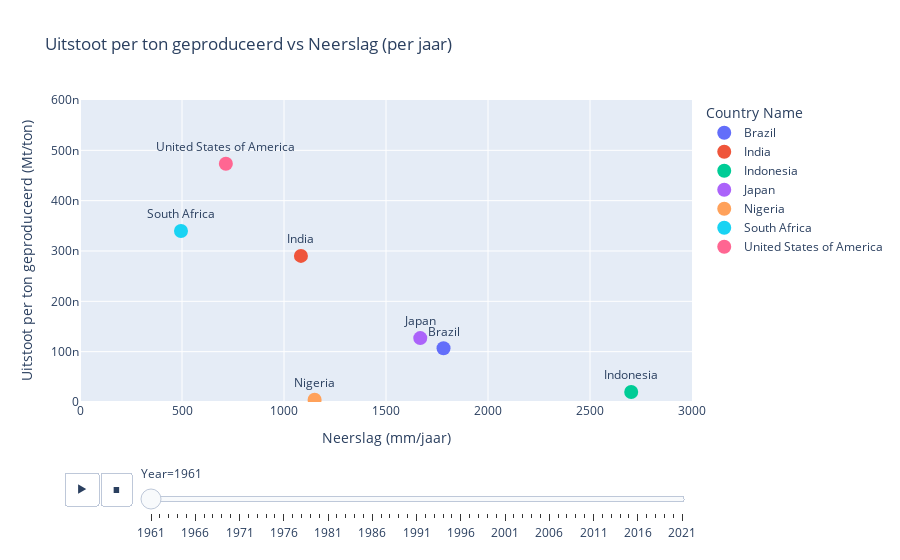

Write notebook code for a chart like this one.
### Markdown cell above
### Klimaatzones en natuurlijke omstandigheden beïnvloeden duurzaamheid
Landen verschillen sterk in klimaat. Tropische regio’s kennen bijvoorbeeld hoge temperaturen en regelmatige regenval, terwijl droge of koude gebieden kampen met beperkte groeiseizoenen en lagere landbouwopbrengsten per hectare.
In warmere, vruchtbare klimaatzones kunnen gewassen natuurlijk groeien, met weinig extra input. In koudere of drogere gebieden zijn irrigatie, verwarming, kunstmest of import van hulpbronnen nodig om dezelfde opbrengst te halen. Deze extra inputs verhogen de uitstoot per kilogram geproduceerd voedsel.
Daarom is het voedselsysteem in sommige landen per definitie minder duurzaam, simpelweg door hun ligging in een ongunstige klimaatzone.

### Code cell
import pandas as pd
import plotly.express as px

# 📁 Laad de datasets
neerslag_df = pd.read_csv("datasets/API_AG.LND.PRCP.MM_DS2_en_csv_v2_4487.csv", skiprows=4)
productie_df = pd.read_csv("datasets/Production_Crops_Livestock_filtered.csv")
emissies_crops_df = pd.read_csv("datasets/Emissions_crops_filtered.csv")
emissies_livestock_df = pd.read_csv("datasets/Emissions_livestock_filtered.csv")

# 🌧️ Verwerk neerslagdata
neerslag_long = neerslag_df.melt(
    id_vars=["Country Name", "Country Code", "Indicator Name", "Indicator Code"],
    var_name="Year",
    value_name="Precipitation_mm"
)
neerslag_long = neerslag_long[["Country Name", "Year", "Precipitation_mm"]]
neerslag_long["Year"] = pd.to_numeric(neerslag_long["Year"], errors="coerce")
neerslag_long = neerslag_long.dropna(subset=["Year", "Precipitation_mm"])
neerslag_long["Country Name"] = neerslag_long["Country Name"].replace({
    "United States": "United States of America"
})

# 🚜 Verwerk productiegegevens
productie_filtered = productie_df[productie_df["Element"] == "Production"]
productie_aggregated = productie_filtered.groupby(["Area", "Year"])["Value"].sum().reset_index()
productie_aggregated.rename(columns={"Area": "Country Name", "Value": "Production_tonnes"}, inplace=True)
productie_aggregated["Year"] = pd.to_numeric(productie_aggregated["Year"], errors="coerce")
productie_aggregated["Country Name"] = productie_aggregated["Country Name"].replace({
    "Netherlands (Kingdom of the)": "Netherlands"
})

# 🌱🐄 Combineer gewas- en veeteeltuitstoot
emissies_crops_total = emissies_crops_df.groupby(["Area", "Year"])["Value"].sum().reset_index()
emissies_livestock_total = emissies_livestock_df.groupby(["Area", "Year"])["Value"].sum().reset_index()

emissies_total = pd.merge(
    emissies_crops_total, emissies_livestock_total,
    on=["Area", "Year"], how="outer", suffixes=("_crops", "_livestock")
)
emissies_total["Emissions_total"] = (
    emissies_total["Value_crops"].fillna(0) + emissies_total["Value_livestock"].fillna(0)
)
emissies_total = emissies_total[["Area", "Year", "Emissions_total"]]
emissies_total.rename(columns={"Area": "Country Name"}, inplace=True)
emissies_total["Year"] = pd.to_numeric(emissies_total["Year"], errors="coerce")

# 🔁 Merge alles samen op land + jaar
emissie_productie_df = pd.merge(emissies_total, productie_aggregated, on=["Country Name", "Year"])
emissie_productie_df = pd.merge(emissie_productie_df, neerslag_long, on=["Country Name", "Year"])

# 🔎 Filter op de 7 landen
landen_selectie = [
    "Nigeria", "South Africa", "India", "Japan",
    "United States of America", "Brazil", "Indonesia"
]
emissie_productie_df = emissie_productie_df[emissie_productie_df["Country Name"].isin(landen_selectie)]

# ➗ Bereken uitstoot per ton
emissie_productie_df["Emissions_per_ton"] = (
    emissie_productie_df["Emissions_total"] / emissie_productie_df["Production_tonnes"]
)

# 📈 Maak scatterplot
fig = px.scatter(
    emissie_productie_df,
    x="Precipitation_mm",
    y="Emissions_per_ton",
    animation_frame="Year",
    color="Country Name",
    text="Country Name",
    hover_name="Country Name",
    title="Uitstoot per ton geproduceerd vs Neerslag (per jaar)",
    labels={
        "Precipitation_mm": "Neerslag (mm/jaar)",
        "Emissions_per_ton": "Uitstoot per ton geproduceerd (Mt/ton)"
    }
)

fig.update_traces(
    textposition='top center',
    marker=dict(size=14)
)

fig.update_layout(
    xaxis=dict(range=[0, 3000]),
    yaxis=dict(range=[0, 6e-7])
)

fig.show()

### Figure 1 — Plotly figure (JSON) as saved in the notebook; plotly's stock layout.template omitted (floating-point values rounded to 4 significant figures)
{"data": [{"hovertemplate": "<b>%{hovertext}</b><br><br>Country Name=%{text}<br>Year=1961<br>Neerslag (mm/jaar)=%{x}<br>Uitstoot per ton geproduceerd (Mt/ton)=%{y}<extra></extra>", "hovertext": ["Brazil"], "legendgroup": "Brazil", "marker": {"color": "#636efa", "size": 14, "symbol": "circle"}, "mode": "markers+text", "name": "Brazil", "orientation": "v", "showlegend": true, "text": ["Brazil"], "textposition": "top center", "type": "scatter", "x": [1782.0], "xaxis": "x", "y": [1.067e-07], "yaxis": "y"}, {"hovertemplate": "<b>%{hovertext}</b><br><br>Country Name=%{text}<br>Year=1961<br>Neerslag (mm/jaar)=%{x}<br>Uitstoot per ton geproduceerd (Mt/ton)=%{y}<extra></extra>", "hovertext": ["India"], "legendgroup": "India", "marker": {"color": "#EF553B", "size": 14, "symbol": "circle"}, "mode": "markers+text", "name": "India", "orientation": "v", "showlegend": true, "text": ["India"], "textposition": "top center", "type": "scatter", "x": [1083.0], "xaxis": "x", "y": [2.903e-07], "yaxis": "y"}, {"hovertemplate": "<b>%{hovertext}</b><br><br>Country Name=%{text}<br>Year=1961<br>Neerslag (mm/jaar)=%{x}<br>Uitstoot per ton geproduceerd (Mt/ton)=%{y}<extra></extra>", "hovertext": ["Indonesia"], "legendgroup": "Indonesia", "marker": {"color": "#00cc96", "size": 14, "symbol": "circle"}, "mode": "markers+text", "name": "Indonesia", "orientation": "v", "showlegend": true, "text": ["Indonesia"], "textposition": "top center", "type": "scatter", "x": [2702.0], "xaxis": "x", "y": [1.973e-08], "yaxis": "y"}, {"hovertemplate": "<b>%{hovertext}</b><br><br>Country Name=%{text}<br>Year=1961<br>Neerslag (mm/jaar)=%{x}<br>Uitstoot per ton geproduceerd (Mt/ton)=%{y}<extra></extra>", "hovertext": ["Japan"], "legendgroup": "Japan", "marker": {"color": "#ab63fa", "size": 14, "symbol": "circle"}, "mode": "markers+text", "name": "Japan", "orientation": "v", "showlegend": true, "text": ["Japan"], "textposition": "top center", "type": "scatter", "x": [1668.0], "xaxis": "x", "y": [1.27e-07], "yaxis": "y"}, {"hovertemplate": "<b>%{hovertext}</b><br><br>Country Name=%{text}<br>Year=1961<br>Neerslag (mm/jaar)=%{x}<br>Uitstoot per ton geproduceerd (Mt/ton)=%{y}<extra></extra>", "hovertext": ["Nigeria"], "legendgroup": "Nigeria", "marker": {"color": "#FFA15A", "size": 14, "symbol": "circle"}, "mode": "markers+text", "name": "Nigeria", "orientation": "v", "showlegend": true, "text": ["Nigeria"], "textposition": "top center", "type": "scatter", "x": [1150.0], "xaxis": "x", "y": [4.585e-09], "yaxis": "y"}, {"hovertemplate": "<b>%{hovertext}</b><br><br>Country Name=%{text}<br>Year=1961<br>Neerslag (mm/jaar)=%{x}<br>Uitstoot per ton geproduceerd (Mt/ton)=%{y}<extra></extra>", "hovertext": ["South Africa"], "legendgroup": "South Africa", "marker": {"color": "#19d3f3", "size": 14, "symbol": "circle"}, "mode": "markers+text", "name": "South Africa", "orientation": "v", "showlegend": true, "text": ["South Africa"], "textposition": "top center", "type": "scatter", "x": [495.0], "xaxis": "x", "y": [3.399e-07], "yaxis": "y"}, {"hovertemplate": "<b>%{hovertext}</b><br><br>Country Name=%{text}<br>Year=1961<br>Neerslag (mm/jaar)=%{x}<br>Uitstoot per ton geproduceerd (Mt/ton)=%{y}<extra></extra>", "hovertext": ["United States of America"], "legendgroup": "United States of America", "marker": {"color": "#FF6692", "size": 14, "symbol": "circle"}, "mode": "markers+text", "name": "United States of America", "orientation": "v", "showlegend": true, "text": ["United States of America"], "textposition": "top center", "type": "scatter", "x": [715.0], "xaxis": "x", "y": [4.733e-07], "yaxis": "y"}], "layout": {"legend": {"title": {"text": "Country Name"}, "tracegroupgap": 0}, "sliders": [{"active": 0, "currentvalue": {"prefix": "Year="}, "len": 0.9, "pad": {"b": 10, "t": 60}, "steps": [{"args": [["1961"], {"frame": {"duration": 0, "redraw": false}, "fromcurrent": true, "mode": "immediate", "transition": {"duration": 0, "easing": "linear"}}], "label": "1961", "method": "animate"}, {"args": [["1962"], {"frame": {"duration": 0, "redraw": false}, "fromcurrent": true, "mode": "immediate", "transition": {"duration": 0, "easing": "linear"}}], "label": "1962", "method": "animate"}, {"args": [["1963"], {"frame": {"duration": 0, "redraw": false}, "fromcurrent": true, "mode": "immediate", "transition": {"duration": 0, "easing": "linear"}}], "label": "1963", "method": "animate"}, {"args": [["1964"], {"frame": {"duration": 0, "redraw": false}, "fromcurrent": true, "mode": "immediate", "transition": {"duration": 0, "easing": "linear"}}], "label": "1964", "method": "animate"}, {"args": [["1965"], {"frame": {"duration": 0, "redraw": false}, "fromcurrent": true, "mode": "immediate", "transition": {"duration": 0, "easing": "linear"}}], "label": "1965", "method": "animate"}, {"args": [["1966"], {"frame": {"duration": 0, "redraw": false}, "fromcurrent": true, "mode": "immediate", "transition": {"duration": 0, "easing": "linear"}}], "label": "1966", "method": "animate"}, {"args": [["1967"], {"frame": {"duration": 0, "redraw": false}, "fromcurrent": true, "mode": "immediate", "transition": {"duration": 0, "easing": "linear"}}], "label": "1967", "method": "animate"}, {"args": [["1968"], {"frame": {"duration": 0, "redraw": false}, "fromcurrent": true, "mode": "immediate", "transition": {"duration": 0, "easing": "linear"}}], "label": "1968", "method": "animate"}, {"args": [["1969"], {"frame": {"duration": 0, "redraw": false}, "fromcurrent": true, "mode": "immediate", "transition": {"duration": 0, "easing": "linear"}}], "label": "1969", "method": "animate"}, {"args": [["1970"], {"frame": {"duration": 0, "redraw": false}, "fromcurrent": true, "mode": "immediate", "transition": {"duration": 0, "easing": "linear"}}], "label": "1970", "method": "animate"}, {"args": [["1971"], {"frame": {"duration": 0, "redraw": false}, "fromcurrent": true, "mode": "immediate", "transition": {"duration": 0, "easing": "linear"}}], "label": "1971", "method": "animate"}, {"args": [["1972"], {"frame": {"duration": 0, "redraw": false}, "fromcurrent": true, "mode": "immediate", "transition": {"duration": 0, "easing": "linear"}}], "label": "1972", "method": "animate"}, {"args": [["1973"], {"frame": {"duration": 0, "redraw": false}, "fromcurrent": true, "mode": "immediate", "transition": {"duration": 0, "easing": "linear"}}], "label": "1973", "method": "animate"}, {"args": [["1974"], {"frame": {"duration": 0, "redraw": false}, "fromcurrent": true, "mode": "immediate", "transition": {"duration": 0, "easing": "linear"}}], "label": "1974", "method": "animate"}, {"args": [["1975"], {"frame": {"duration": 0, "redraw": false}, "fromcurrent": true, "mode": "immediate", "transition": {"duration": 0, "easing": "linear"}}], "label": "1975", "method": "animate"}, {"args": [["1976"], {"frame": {"duration": 0, "redraw": false}, "fromcurrent": true, "mode": "immediate", "transition": {"duration": 0, "easing": "linear"}}], "label": "1976", "method": "animate"}, {"args": [["1977"], {"frame": {"duration": 0, "redraw": false}, "fromcurrent": true, "mode": "immediate", "transition": {"duration": 0, "easing": "linear"}}], "label": "1977", "method": "animate"}, {"args": [["1978"], {"frame": {"duration": 0, "redraw": false}, "fromcurrent": true, "mode": "immediate", "transition": {"duration": 0, "easing": "linear"}}], "label": "1978", "method": "animate"}, {"args": [["1979"], {"frame": {"duration": 0, "redraw": false}, "fromcurrent": true, "mode": "immediate", "transition": {"duration": 0, "easing": "linear"}}], "label": "1979", "method": "animate"}, {"args": [["1980"], {"frame": {"duration": 0, "redraw": false}, "fromcurrent": true, "mode": "immediate", "transition": {"duration": 0, "easing": "linear"}}], "label": "1980", "method": "animate"}, {"args": [["1981"], {"frame": {"duration": 0, "redraw": false}, "fromcurrent": true, "mode": "immediate", "transition": {"duration": 0, "easing": "linear"}}], "label": "1981", "method": "animate"}, {"args": [["1982"], {"frame": {"duration": 0, "redraw": false}, "fromcurrent": true, "mode": "immediate", "transition": {"duration": 0, "easing": "linear"}}], "label": "1982", "method": "animate"}, {"args": [["1983"], {"frame": {"duration": 0, "redraw": false}, "fromcurrent": true, "mode": "immediate", "transition": {"duration": 0, "easing": "linear"}}], "label": "1983", "method": "animate"}, {"args": [["1984"], {"frame": {"duration": 0, "redraw": false}, "fromcurrent": true, "mode": "immediate", "transition": {"duration": 0, "easing": "linear"}}], "label": "1984", "method": "animate"}, {"args": [["1985"], {"frame": {"duration": 0, "redraw": false}, "fromcurrent": true, "mode": "immediate", "transition": {"duration": 0, "easing": "linear"}}], "label": "1985", "method": "animate"}, {"args": [["1986"], {"frame": {"duration": 0, "redraw": false}, "fromcurrent": true, "mode": "immediate", "transition": {"duration": 0, "easing": "linear"}}], "label": "1986", "method": "animate"}, {"args": [["1987"], {"frame": {"duration": 0, "redraw": false}, "fromcurrent": true, "mode": "immediate", "transition": {"duration": 0, "easing": "linear"}}], "label": "1987", "method": "animate"}, {"args": [["1988"], {"frame": {"duration": 0, "redraw": false}, "fromcurrent": true, "mode": "immediate", "transition": {"duration": 0, "easing": "linear"}}], "label": "1988", "method": "animate"}, {"args": [["1989"], {"frame": {"duration": 0, "redraw": false}, "fromcurrent": true, "mode": "immediate", "transition": {"duration": 0, "easing": "linear"}}], "label": "1989", "method": "animate"}, {"args": [["1990"], {"frame": {"duration": 0, "redraw": false}, "fromcurrent": true, "mode": "immediate", "transition": {"duration": 0, "easing": "linear"}}], "label": "1990", "method": "animate"}, {"args": [["1991"], {"frame": {"duration": 0, "redraw": false}, "fromcurrent": true, "mode": "immediate", "transition": {"duration": 0, "easing": "linear"}}], "label": "1991", "method": "animate"}, {"args": [["1992"], {"frame": {"duration": 0, "redraw": false}, "fromcurrent": true, "mode": "immediate", "transition": {"duration": 0, "easing": "linear"}}], "label": "1992", "method": "animate"}, {"args": [["1993"], {"frame": {"duration": 0, "redraw": false}, "fromcurrent": true, "mode": "immediate", "transition": {"duration": 0, "easing": "linear"}}], "label": "1993", "method": "animate"}, {"args": [["1994"], {"frame": {"duration": 0, "redraw": false}, "fromcurrent": true, "mode": "immediate", "transition": {"duration": 0, "easing": "linear"}}], "label": "1994", "method": "animate"}, {"args": [["1995"], {"frame": {"duration": 0, "redraw": false}, "fromcurrent": true, "mode": "immediate", "transition": {"duration": 0, "easing": "linear"}}], "label": "1995", "method": "animate"}, {"args": [["1996"], {"frame": {"duration": 0, "redraw": false}, "fromcurrent": true, "mode": "immediate", "transition": {"duration": 0, "easing": "linear"}}], "label": "1996", "method": "animate"}, {"args": [["1997"], {"frame": {"duration": 0, "redraw": false}, "fromcurrent": true, "mode": "immediate", "transition": {"duration": 0, "easing": "linear"}}], "label": "1997", "method": "animate"}, {"args": [["1998"], {"frame": {"duration": 0, "redraw": false}, "fromcurrent": true, "mode": "immediate", "transition": {"duration": 0, "easing": "linear"}}], "label": "1998", "method": "animate"}, {"args": [["1999"], {"frame": {"duration": 0, "redraw": false}, "fromcurrent": true, "mode": "immediate", "transition": {"duration": 0, "easing": "linear"}}], "label": "1999", "method": "animate"}, {"args": [["2000"], {"frame": {"duration": 0, "redraw": false}, "fromcurrent": true, "mode": "immediate", "transition": {"duration": 0, "easing": "linear"}}], "label": "2000", "method": "animate"}, {"args": [["2001"], {"frame": {"duration": 0, "redraw": false}, "fromcurrent": true, "mode": "immediate", "transition": {"duration": 0, "easing": "linear"}}], "label": "2001", "method": "animate"}, {"args": [["2002"], {"frame": {"duration": 0, "redraw": false}, "fromcurrent": true, "mode": "immediate", "transition": {"duration": 0, "easing": "linear"}}], "label": "2002", "method": "animate"}, {"args": [["2003"], {"frame": {"duration": 0, "redraw": false}, "fromcurrent": true, "mode": "immediate", "transition": {"duration": 0, "easing": "linear"}}], "label": "2003", "method": "animate"}, {"args": [["2004"], {"frame": {"duration": 0, "redraw": false}, "fromcurrent": true, "mode": "immediate", "transition": {"duration": 0, "easing": "linear"}}], "label": "2004", "method": "animate"}, {"args": [["2005"], {"frame": {"duration": 0, "redraw": false}, "fromcurrent": true, "mode": "immediate", "transition": {"duration": 0, "easing": "linear"}}], "label": "2005", "method": "animate"}, {"args": [["2006"], {"frame": {"duration": 0, "redraw": false}, "fromcurrent": true, "mode": "immediate", "transition": {"duration": 0, "easing": "linear"}}], "label": "2006", "method": "animate"}, {"args": [["2007"], {"frame": {"duration": 0, "redraw": false}, "fromcurrent": true, "mode": "immediate", "transition": {"duration": 0, "easing": "linear"}}], "label": "2007", "method": "animate"}, {"args": [["2008"], {"frame": {"duration": 0, "redraw": false}, "fromcurrent": true, "mode": "immediate", "transition": {"duration": 0, "easing": "linear"}}], "label": "2008", "method": "animate"}, {"args": [["2009"], {"frame": {"duration": 0, "redraw": false}, "fromcurrent": true, "mode": "immediate", "transition": {"duration": 0, "easing": "linear"}}], "label": "2009", "method": "animate"}, {"args": [["2010"], {"frame": {"duration": 0, "redraw": false}, "fromcurrent": true, "mode": "immediate", "transition": {"duration": 0, "easing": "linear"}}], "label": "2010", "method": "animate"}, {"args": [["2011"], {"frame": {"duration": 0, "redraw": false}, "fromcurrent": true, "mode": "immediate", "transition": {"duration": 0, "easing": "linear"}}], "label": "2011", "method": "animate"}, {"args": [["2012"], {"frame": {"duration": 0, "redraw": false}, "fromcurrent": true, "mode": "immediate", "transition": {"duration": 0, "easing": "linear"}}], "label": "2012", "method": "animate"}, {"args": [["2013"], {"frame": {"duration": 0, "redraw": false}, "fromcurrent": true, "mode": "immediate", "transition": {"duration": 0, "easing": "linear"}}], "label": "2013", "method": "animate"}, {"args": [["2014"], {"frame": {"duration": 0, "redraw": false}, "fromcurrent": true, "mode": "immediate", "transition": {"duration": 0, "easing": "linear"}}], "label": "2014", "method": "animate"}, {"args": [["2015"], {"frame": {"duration": 0, "redraw": false}, "fromcurrent": true, "mode": "immediate", "transition": {"duration": 0, "easing": "linear"}}], "label": "2015", "method": "animate"}, {"args": [["2016"], {"frame": {"duration": 0, "redraw": false}, "fromcurrent": true, "mode": "immediate", "transition": {"duration": 0, "easing": "linear"}}], "label": "2016", "method": "animate"}, {"args": [["2017"], {"frame": {"duration": 0, "redraw": false}, "fromcurrent": true, "mode": "immediate", "transition": {"duration": 0, "easing": "linear"}}], "label": "2017", "method": "animate"}, {"args": [["2018"], {"frame": {"duration": 0, "redraw": false}, "fromcurrent": true, "mode": "immediate", "transition": {"duration": 0, "easing": "linear"}}], "label": "2018", "method": "animate"}, {"args": [["2019"], {"frame": {"duration": 0, "redraw": false}, "fromcurrent": true, "mode": "immediate", "transition": {"duration": 0, "easing": "linear"}}], "label": "2019", "method": "animate"}, {"args": [["2020"], {"frame": {"duration": 0, "redraw": false}, "fromcurrent": true, "mode": "immediate", "transition": {"duration": 0, "easing": "linear"}}], "label": "2020", "method": "animate"}, {"args": [["2021"], {"frame": {"duration": 0, "redraw": false}, "fromcurrent": true, "mode": "immediate", "transition": {"duration": 0, "easing": "linear"}}], "label": "2021", "method": "animate"}], "x": 0.1, "xanchor": "left", "y": 0, "yanchor": "top"}], "title": {"text": "Uitstoot per ton geproduceerd vs Neerslag (per jaar)"}, "updatemenus": [{"buttons": [{"args": [null, {"frame": {"duration": 500, "redraw": false}, "fromcurrent": true, "mode": "immediate", "transition": {"duration": 500, "easing": "linear"}}], "label": "&#9654;", "method": "animate"}, {"args": [[null], {"frame": {"duration": 0, "redraw": false}, "fromcurrent": true, "mode": "immediate", "transition": {"duration": 0, "easing": "linear"}}], "label": "&#9724;", "method": "animate"}], "direction": "left", "pad": {"r": 10, "t": 70}, "showactive": false, "type": "buttons", "x": 0.1, "xanchor": "right", "y": 0, "yanchor": "top"}], "xaxis": {"anchor": "y", "domain": [0, 1], "range": [0, 3000], "title": {"text": "Neerslag (mm/jaar)"}}, "yaxis": {"anchor": "x", "domain": [0, 1], "range": [0, 6e-07], "title": {"text": "Uitstoot per ton geproduceerd (Mt/ton)"}}}}
